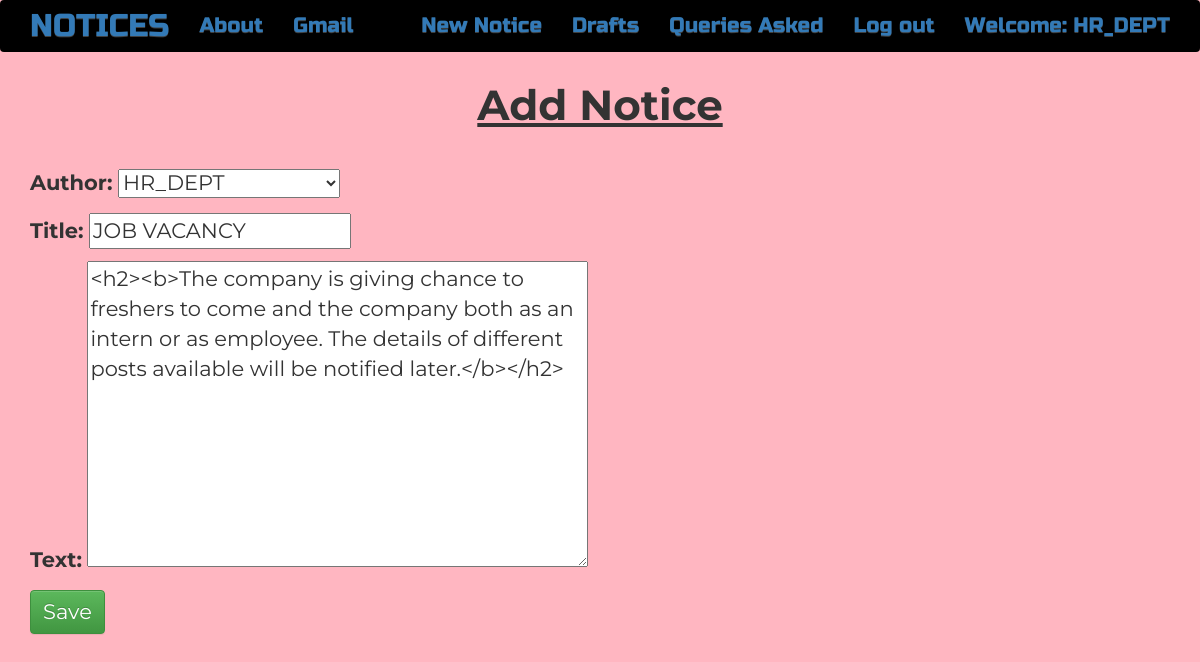
The page /notice/6/edit/ (signed in) on the database its author committed.
### notice/models.py (models this page shows, shortened)
class Notices(models.Model):
    author = models.ForeignKey('auth.User',on_delete=models.CASCADE)
    title = models.CharField(max_length=250)
    text = models.TextField()
    created_date = models.DateTimeField(default=timezone.now)
    published_date = models.DateTimeField(blank=True, null=True)

### notice/views.py (the view)
# urls.py: re_path(r'^notice/(?P<pk>\d+)/edit/$', views.NoticeUpdateView.as_view(), name='notices_edit'),
class NoticeUpdateView(LoginRequiredMixin,UpdateView):
    login_url = '/login/'
    redirect_field_name = 'notice/notices_detail.html'
    form_class = NoticesForm
    model = Notices

### notice/forms.py
class NoticesForm(forms.ModelForm):
    class Meta:
        model = Notices
        fields = ('author','title', 'text',)
        widgets = {
            'title': forms.TextInput(attrs={'class': 'textinputclass'}),
            'text': forms.Textarea(attrs={'class': 'editable medium-editor-textarea noticecontent'}),
        }

### notice/templates/notice/notices_form.html (shortened to what this page needs)
{% extends 'notice/base.html' %}
{% block content %}
    <h1 style="text-align:center;font-size:2em;"><u><b>Add Notice</b></u></h1>
<br>
    <form method="POST" class="notice-form" style="font-size:1em;">
    {{form.as_p}}
    <button type="submit" class="save btn btn-success"style="text-align:center;font-size:1em;">Save</button>
    </form>
{% endblock %}

### notice/templates/notice/base.html (shortened to what this page needs)
<!DOCTYPE html>
{% load staticfiles%}
<html lang="en" dir="ltr">
  <head>
    <link rel="stylesheet" href="https://maxcdn.bootstrapcdn.com/bootstrap/3.3.7/css/bootstrap.min.css">
    <link rel="stylesheet" href="https://maxcdn.bootstrapcdn.com/bootstrap/3.3.7/css/bootstrap-theme.min.css">
    <link rel="stylesheet" href="//cdn.jsdelivr.net/medium-editor/latest/css/medium-editor.min.css" type="text/css" media="screen" charset="utf-8">
      <link rel="stylesheet" href="{% static 'css/notice.css' %}">
  </head>
<body class='loader' style="background:#FFB6C1;">
      <nav class="navbar navbar-expand-sm techfont bg-dark" style="background-color: black;">
        <div class="container">
          <ul class="nav navbar-nav">
            <li><a class='navbar-brand bigbrand' href="{% url 'notices_list' %}">NOTICES</a></li>
            <li><a href="{% url 'about' %}">About</a></li>
            <li><a href="https://www.gmail.com">Gmail</a></li>
          </ul>
          <ul class="nav navbar-nav navbar-right">
            {% if user.is_authenticated %}
            <li>
              <a href="{% url 'notices_new' %}" >New Notice</a>
            </li>
            <li>
              <a href="{% url 'notices_draft_list' %}">Drafts</a>
            </li>
            <li>
              <a href="{% url 'queries_list' %}">Queries Asked</a>
            </li>
            <li>
              <a href="{% url 'logout' %}" >Log out</a>
            </li>
            <li>
              <a >Welcome: {{ user.username }}</a>
            </li>
              {% else %}
              <li><a href="{% url 'queries_new' %}">Ask Query</a></li>
              <li><a class='nav navbar-right' href="{% url 'login' %}" ><span class="glyphicon glyphicon-user"></span></a></li>
            {% endif %}
          </ul>
      </div>
    </nav>
            <div class="content container loader">
                <div class="row">
                    <div class="col-md-8 col-lg-12">
                      <div class="notice_notices">
                        {% block content %}
                        {% endblock %}
                      </div>
                    </div>
                </div>
            </div>
  </body>
</html>

### notice/static/css/notice.css (style rules this page uses)
.techfont { font-family: 'Russo One', sans-serif; font-size: 1.5em; margin-bottom: 10px; }
.content { font-family: 'Montserrat'; font-size: 1.5em; }
.bigbrand { font-size: 1.5em; }
.loader { filter:hue-rotate(0deg); color: linear-gradient(45deg,#0f8,#08f); animation:hue 5000ms infinite linear; }

### rows shown on the page
Notices: author "HR_DEPT", title "JOB VACANCY", text "<h2><b>The company is giving chance to freshers to come and the company both as an intern or as employee. The details of different posts available will be notified later.</b></h2>"

### other values the page prints
{{ user.username }} "HR_DEPT"
